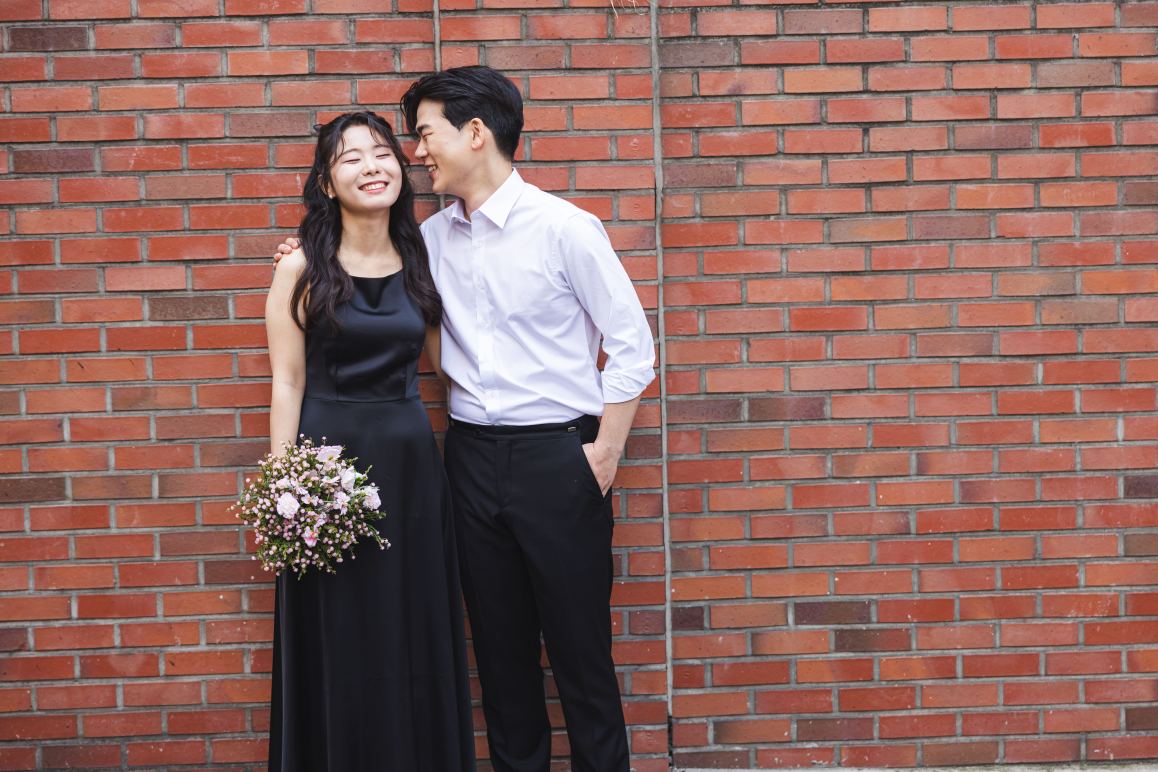
#> input picture images/IMG_1657.jpg, 8100 x 5403 px (shown at 1/7 size); its folder holds only this picture in this run
$ python optimize-images.py
#> lines starting #> are read from the running program, lines starting #| are printed output that depends on the picture
#!/usr/bin/env python3
"""
이미지 최적화 스크립트
대용량 이미지를 웹용으로 최적화합니다.
"""

import os
from PIL import Image
import sys

def optimize_image(input_path, output_path, max_width=800, quality=85):
    """이미지 최적화 함수"""
#> called with input_path = 'images/IMG_1657.jpg', output_path = 'assets/images/gallery/photo-01.jpg', max_width = 800, quality = 85
    try:
        with Image.open(input_path) as img:
            # EXIF 정보를 이용해 회전된 이미지 보정
#> img is the input picture: PIL image 8100x5403 RGB; mean R, G, B 140.1, 101.5, 94.9
            if hasattr(img, '_getexif') and img._getexif() is not None:
                orientation = img._getexif().get(274, 1)
                if orientation == 3:
                    img = img.rotate(180, expand=True)
                elif orientation == 6:
                    img = img.rotate(270, expand=True)
                elif orientation == 8:
                    img = img.rotate(90, expand=True)

            # 이미지 크기 조정
            if img.width > max_width:
                ratio = max_width / img.width
#> ratio = 0.0988
                new_height = int(img.height * ratio)
#> new_height = 533
                img = img.resize((max_width, new_height), Image.Resampling.LANCZOS)
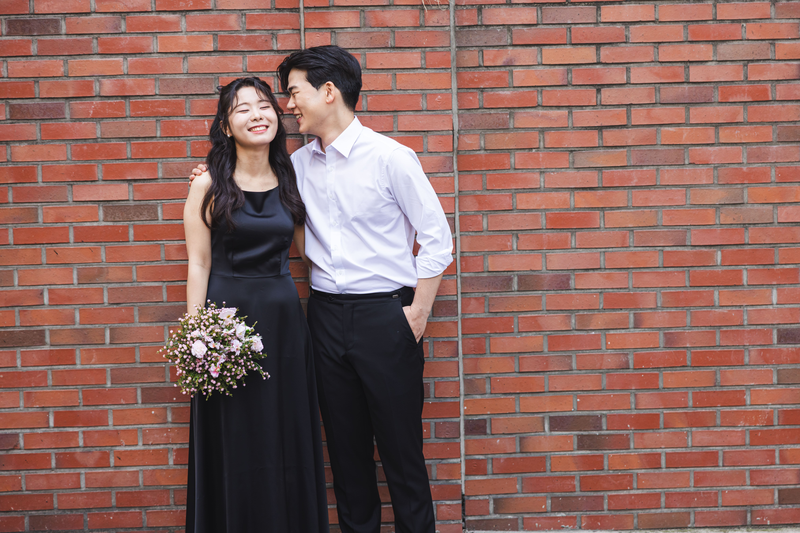
#> img: PIL image 800x533 RGB; mean R, G, B 140.1, 101.5, 94.9

            # RGB 모드로 변환 (JPEG 저장용)
            if img.mode in ('RGBA', 'P', 'L'):
                background = Image.new('RGB', img.size, (255, 255, 255))
                if img.mode == 'P':
                    img = img.convert('RGBA')
                background.paste(img, mask=img.split()[-1] if img.mode == 'RGBA' else None)
                img = background

            # 최적화된 JPEG로 저장
            img.save(output_path, 'JPEG', quality=quality, optimize=True, progressive=True)

            # 파일 크기 정보
            original_size = os.path.getsize(input_path)
            optimized_size = os.path.getsize(output_path)
            reduction = (1 - optimized_size/original_size) * 100

            print(f"✅ {os.path.basename(input_path)}")
            print(f"   원본: {original_size/1024/1024:.1f}MB → 최적화: {optimized_size/1024:.0f}KB ({reduction:.1f}% 감소)")
            return True

    except Exception as e:
        print(f"❌ {input_path} 처리 실패: {e}")
        return False

def main():
    """메인 함수"""

    # 필요한 디렉토리가 있는지 확인
    gallery_input = "images/"
    gallery_output = "assets/images/gallery/"
    header_output = "assets/images/header/"

    if not os.path.exists(gallery_input):
        print(f"❌ 입력 디렉토리가 없습니다: {gallery_input}")
        return

    # 출력 디렉토리 생성
    os.makedirs(gallery_output, exist_ok=True)
    os.makedirs(header_output, exist_ok=True)

    print("🖼️  이미지 최적화 시작...")
    print("=" * 50)

    # 갤러리 이미지 처리
    image_files = [f for f in os.listdir(gallery_input) if f.lower().endswith(('.jpg', '.jpeg', '.png'))]
    image_files.sort()

    success_count = 0

    for i, filename in enumerate(image_files[:12], 1):  # 최대 12개 이미지
        input_path = os.path.join(gallery_input, filename)
        output_filename = f"photo-{i:02d}.jpg"
        output_path = os.path.join(gallery_output, output_filename)

        if optimize_image(input_path, output_path, max_width=800, quality=85):
            success_count += 1

    # 헤더 이미지 처리 (첫 번째 이미지 사용)
    if image_files:
        header_input = os.path.join(gallery_input, image_files[0])
        header_output_path = os.path.join(header_output, "main-header.jpg")
        if optimize_image(header_input, header_output_path, max_width=600, quality=90):
            print(f"✅ 헤더 이미지 생성: main-header.jpg")

    print("=" * 50)
    print(f"🎉 완료! {success_count}개 이미지 최적화 성공")
    print("\n📝 사용법:")
    print("1. 브라우저에서 index.html 또는 test.html을 열어보세요")
    print("2. 이미지가 빠르게 로드되는 것을 확인하세요")

if __name__ == "__main__":
    try:
        import PIL
    except ImportError:
        print("❌ Pillow 라이브러리가 필요합니다.")
        print("설치: pip install Pillow")
        sys.exit(1)

    main()

$ run again, on images/IMG_4626.jpg
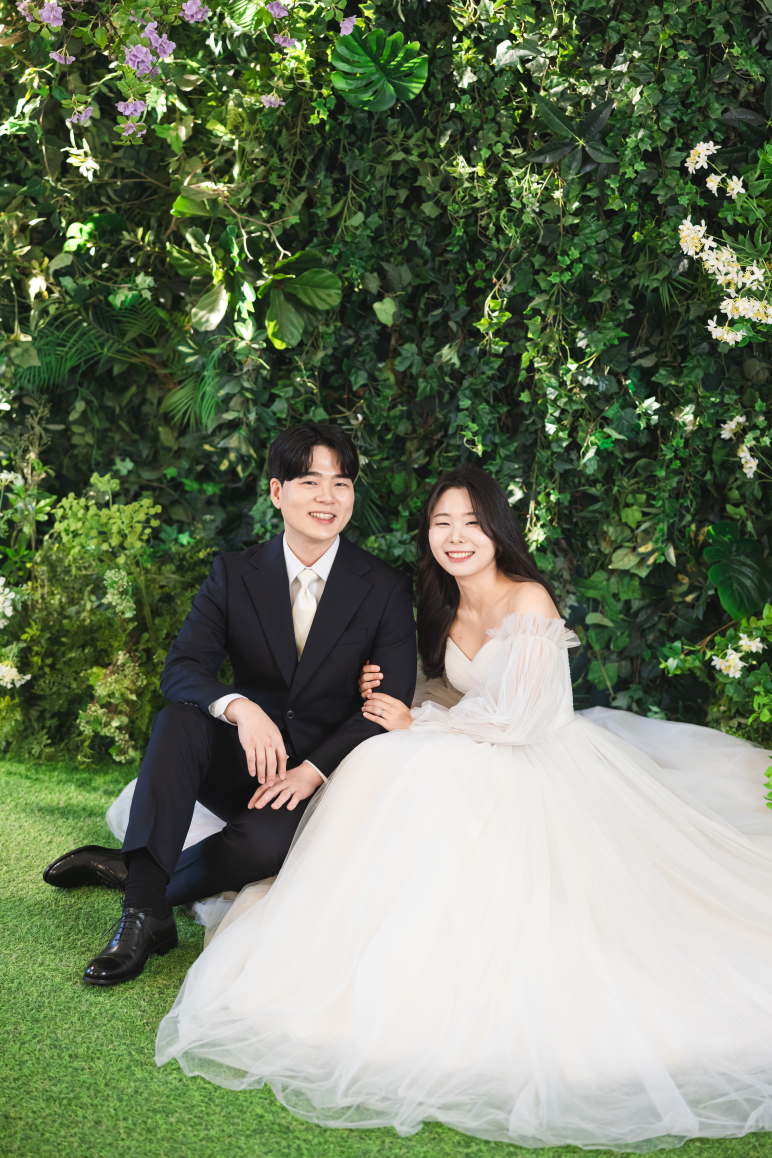
#> input picture images/IMG_4626.jpg, 5403 x 8100 px (shown at 1/7 size)
#> in optimize_image, img is the input picture: PIL image 5403x8100 RGB; mean R, G, B 108.9, 121.2, 96.1
#> in optimize_image, `img = img.resize((max_width, new_height), Image.Resampling.LANCZOS)`:
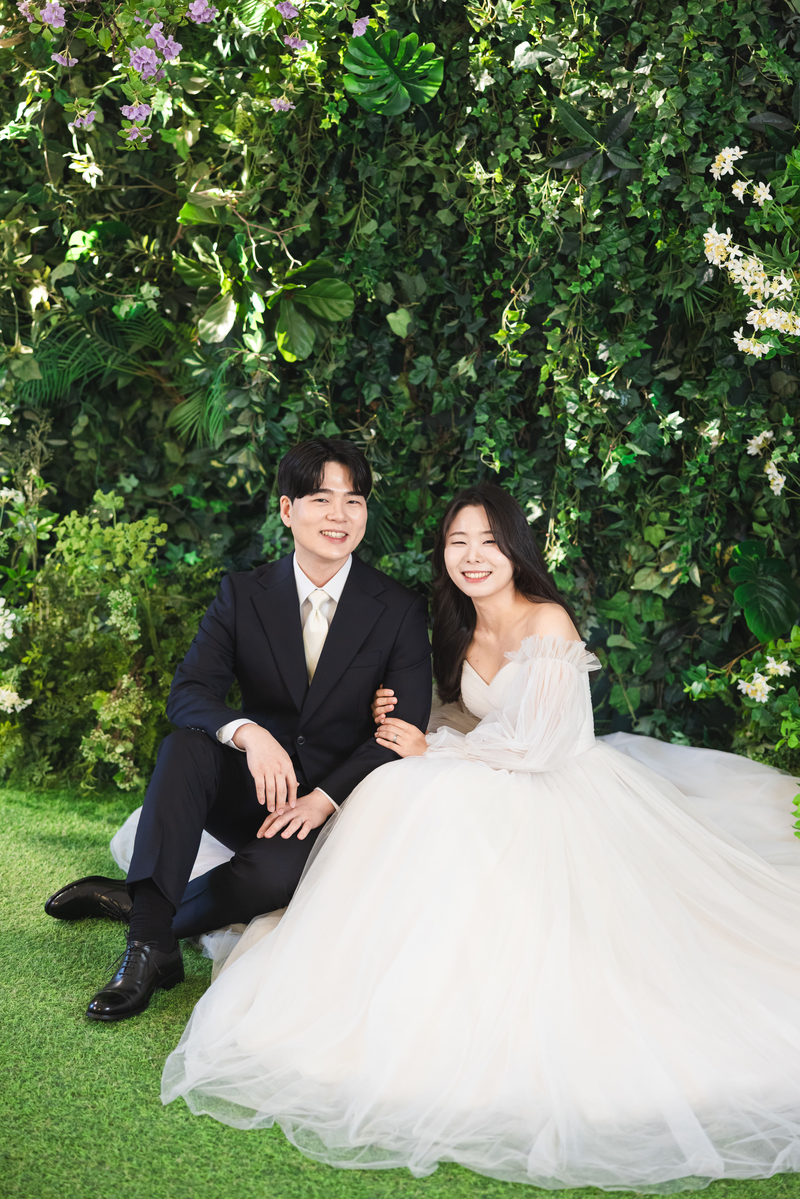
#> img: PIL image 800x1199 RGB; mean R, G, B 108.9, 121.2, 96.1
#> img: PIL image 600x899 RGB
